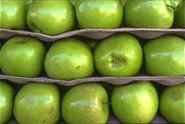
#> input picture data/source_images/apples.jpg, 185 x 124 px
$ python random_placement.py --src ../data/source_images/apples.jpg
#> lines starting #> are read from the running program, lines starting #| are printed output that depends on the picture
from PIL import Image
import os
import numpy as np
from random import randint
import argparse


# ===================== ARGUMENTS =====================

def parse_args():
    parser = argparse.ArgumentParser(description="Random placement texture synthesis")

    parser.add_argument("--src", type=str, required=True, help="Source texture image")
    parser.add_argument("--patch", type=int, default=10, help="Number of patches per dimension")
    parser.add_argument("--multiply", type=float, default=2,help="Output scale factor")

    return parser.parse_args()


args = parse_args()

IMAGE_SRC = args.src
NOMBRE_CARRE = args.patch
MULTIPLY = args.multiply


# ===================== CHECK FILE =====================

if not os.path.exists(IMAGE_SRC):
    raise FileNotFoundError(f"Image not found: {IMAGE_SRC}")


# ===================== RANDOM PLACEMENT =====================

def get_random_placement(array, output, size_h, size_w):

    for i in range(0, output.shape[0], size_h):
        for j in range(0, output.shape[1], size_w):
            x = randint(0, array.shape[1] - size_w)
            y = randint(0, array.shape[0] - size_h)
            patch_h = min(size_h, output.shape[0] - i)
            patch_w = min(size_w, output.shape[1] - j)
            output[i:i + patch_h, j:j + patch_w] = array[
                y:y + patch_h,
                x:x + patch_w
            ]

    return output


# ===================== MAIN =====================

im = Image.open(IMAGE_SRC).convert("RGB")
#> im is the input picture: PIL image 185x124 RGB; mean R, G, B 118.2, 138.7, 54.4
arr = np.array(im)

output_size = (round(arr.shape[0] * MULTIPLY), round(arr.shape[1] * MULTIPLY), 3)
#> output_size = (248, 370, 3)

output = np.zeros(output_size, dtype=np.uint8)

block_h = output_size[0] // NOMBRE_CARRE
#> block_h = 24
block_w = output_size[1] // NOMBRE_CARRE
#> block_w = 37

print(f"Output size: {output_size}")
#| Output size: (248, 370, 3)
print(f"Patch size: {block_h}x{block_w}")
#| Patch size: 24x37

result = get_random_placement(arr, output, block_h,block_w)
#> after the loop in get_random_placement, `for i in range(0, output.shape[0], size_h):`:
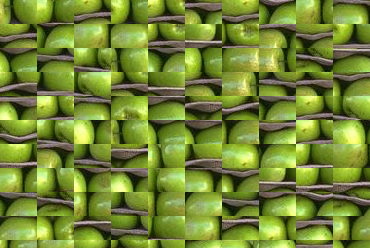
#> output: shape (248, 370, 3); mean R, G, B 113.7, 131.8, 52.5

base_name = os.path.splitext(os.path.basename(IMAGE_SRC))[0]
save_dir = f"results/random_placement/{base_name}_random_placement"

os.makedirs(save_dir, exist_ok=True)

filename = f"{base_name}_{NOMBRE_CARRE}_{MULTIPLY}.png"
path = os.path.join(save_dir, filename)

Image.fromarray(result.astype(np.uint8)).save(path)

print("Saved:", path)

Image.fromarray(result.astype(np.uint8)).show()

$ run again, on data/source_images/cells.jpg
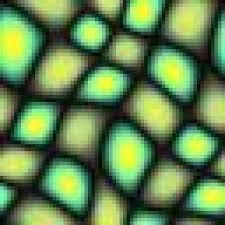
#> input picture data/source_images/cells.jpg, 225 x 225 px
#> im is the input picture: PIL image 225x225 RGB; mean R, G, B 98.7, 132.4, 79.2
#| Output size: (450, 450, 3)
#| Patch size: 45x45
#> after the loop in get_random_placement, `for i in range(0, output.shape[0], size_h):`:
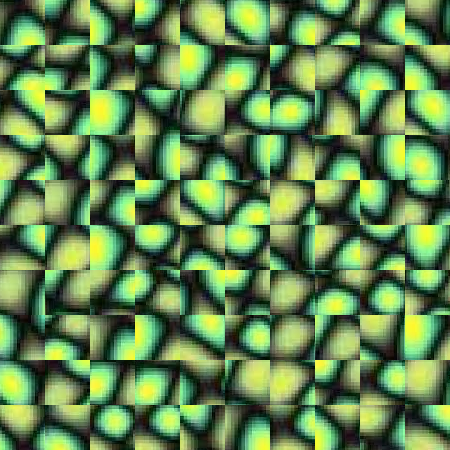
#> output: shape (450, 450, 3); mean R, G, B 97.6, 131.9, 79.2

$ run again, on data/source_images/orange.jpg
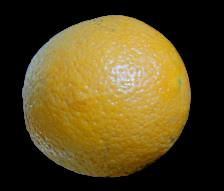
#> input picture data/source_images/orange.jpg, 224 x 191 px
#> im is the input picture: PIL image 224x191 RGB; mean R, G, B 86.8, 71.2, 29
#| Output size: (382, 448, 3)
#| Patch size: 38x44
#> after the loop in get_random_placement, `for i in range(0, output.shape[0], size_h):`:
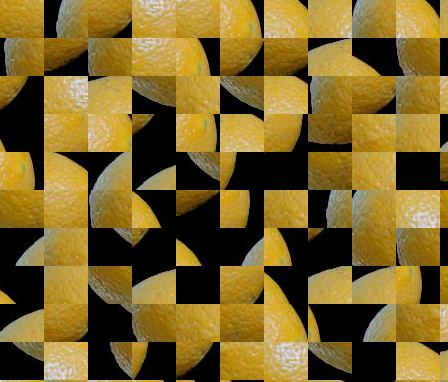
#> output: shape (382, 448, 3); mean R, G, B 122.4, 100.3, 40.4

$ run again, on data/source_images/pear.jpg
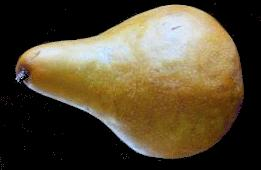
#> input picture data/source_images/pear.jpg, 261 x 170 px
#> im is the input picture: PIL image 261x170 RGB; mean R, G, B 84.4, 72.7, 50.4
#| Output size: (340, 522, 3)
#| Patch size: 34x52
#> after the loop in get_random_placement, `for i in range(0, output.shape[0], size_h):`:
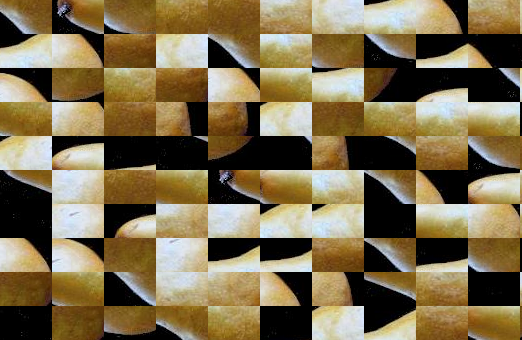
#> output: shape (340, 522, 3); mean R, G, B 125.8, 110.6, 78.8
